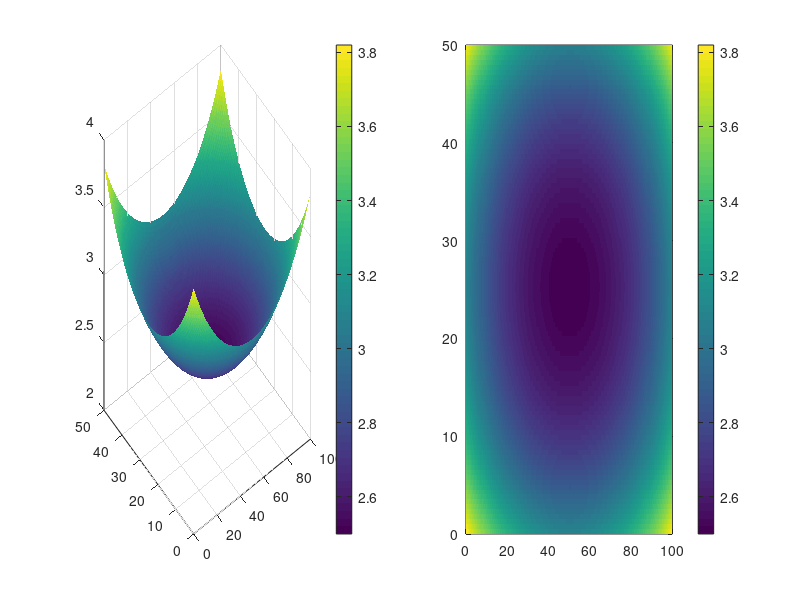

Source code (MATLAB):
% https://ww2.mathworks.cn/matlabcentral/answers/339366-regrid-isosurfaces-to-2d-arrays

% Housekeeping
clear all; close all
% Initialiaze figure
figure('units','normalized','outerposition',[0 0 1 0.5])
% Create 3D arrays
dx = 100; dy =  50; dz = 25;
nx = 200; ny = 100; nz = 100;
xs = linspace(0,dx,nx);
ys = linspace(0,dy,ny);
zs = linspace(0,dz,nz);
[X,Y,Z] = meshgrid( xs, ys, zs);
my_array = sin(0.3.*pi+0.4.*pi.*X./dx).*sin(0.3.*pi+0.4.*pi.*Y./dy).*(Z./dz);
% Find isosurface
p = isosurface(X,Y,Z,my_array,0.1);
x = p.vertices(:,1) ;
y = p.vertices(:,2) ;
z = p.vertices(:,3) ;
tri = p.faces ;
% Plot isosurface in 3D
subplot(1,2,1)
trisurf(tri,x,y,z) ;
shading flat
colorbar;
% Re-grid to 2D arrays
[xi,yi] = meshgrid(xs, ys);
zi = griddata(x,y,z,xi,yi);
% Plot isosurface in 2D
subplot(1,2,2)
pcolor(xi,yi,zi);
shading flat
colorbar;
